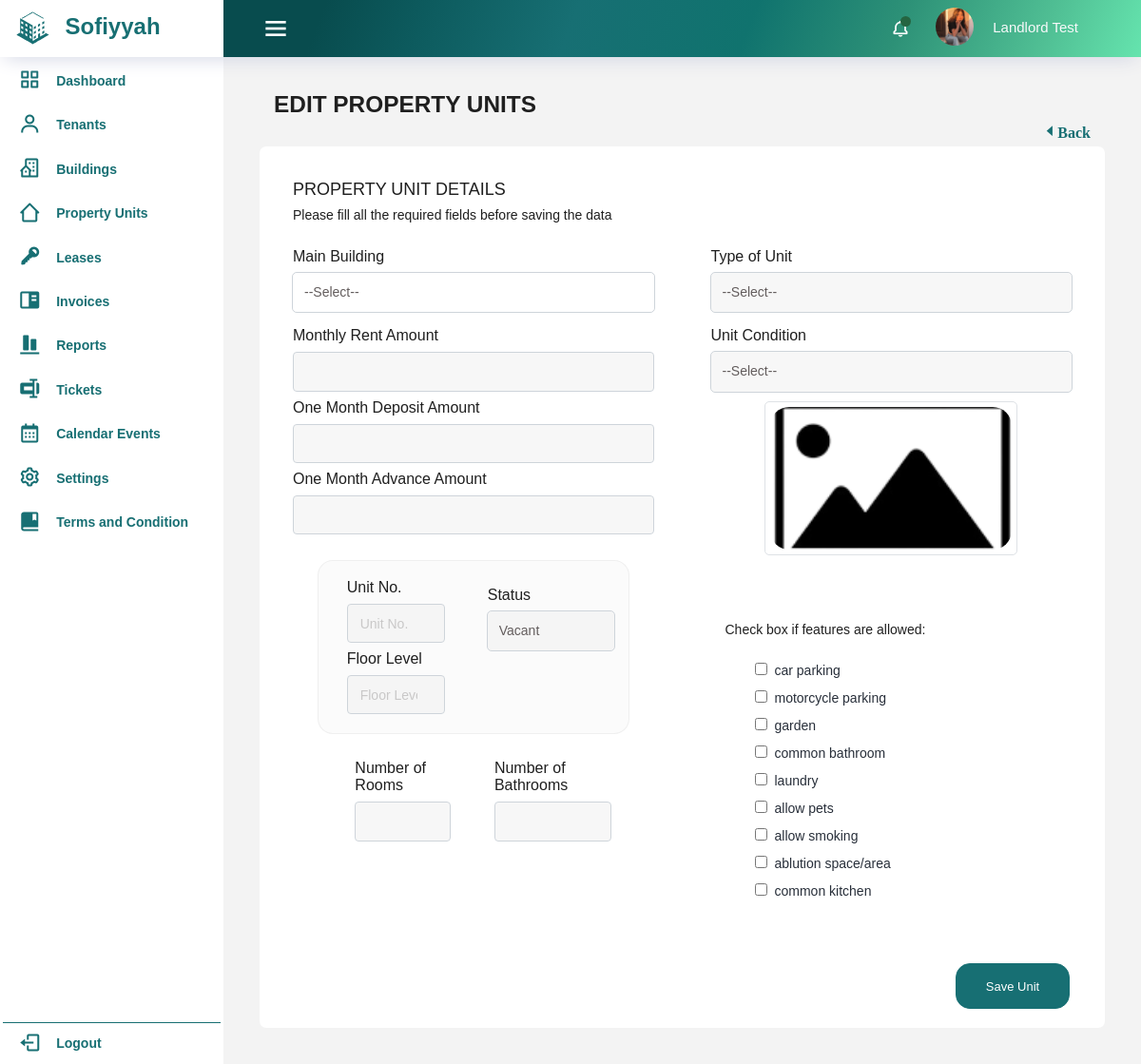
Page /property_units/edit_property_units.php (signed in) on the committed database.
### tables this page shows
CREATE TABLE `features` (
  `id` int(11) NOT NULL,
  `feature_name` varchar(255) NOT NULL,
  `created_at` timestamp NOT NULL DEFAULT current_timestamp(),
  `updated_at` timestamp NOT NULL DEFAULT current_timestamp() ON UPDATE current_timestamp()
);

### classes/reference.class.php (called while the page is built, shortened)
<?php
require_once 'database.php';
class Reference{
    protected $db;
    function __construct()
    {
        $this->db = new Database();
    }
  function get_unit_con(){
    $sql = "SELECT * FROM unit_condition;";
    $query=$this->db->connect()->prepare($sql);
    if($query->execute()){
        $data = $query->fetchAll();
    }
    return $data;
  }
}

### classes/database.php (called while the page is built)
<?php
class Database{
    private $host = 'localhost';
    private $username = 'root';
    private $password = '';
    private $database = 'test';
    protected $connection;
    function connect(){
        try
			{
				$this->connection = new PDO("mysql:host=$this->host;dbname=$this->database",
											$this->username, $this->password);
			}
			catch (PDOException $e)
			{
				echo "Connection error " . $e->getMessage();
			}
        return $this->connection;
    }
}
?>

### property_units/edit_property_units.php (the view, shortened to what this page needs)
<?php
  require_once '../includes/dbconfig.php';
  $property_units_obj = new Property_Units;
  require_once '../includes/header.php';
?>
<body>
<div class="container-scroller">
    <?php
      require_once '../includes/navbar.php';
    ?>
  <div class="container-fluid page-body-wrapper">
  <?php
        if (isset($_SESSION['user_type'])) {
            if ($_SESSION['user_type'] == 'landlord') {
                require_once '../alandlord-dash/landlord_sidebar.php';
            } elseif ($_SESSION['user_type'] == 'admin') {
                require_once '../includes/sidebar.php';
            }
        } else {
        }
    ?>
  <div class="main-panel">
    <div class="content-wrapper">
      <div class="row">
        <div class="col-md-12 pb-2">
          <div class="col-12 col-xl-8 mb-4 mb-xl-0">
            <h3 class="font-weight-bold">EDIT PROPERTY UNITS</h3>
          </div>
          <div class="add-page-container">
            <div class="col-md-2 d-flex justify-align-between float-right">
                <a href="property_units.php" class='bx bx-caret-left'>Back</a>
            </div>
          </div>
        </div>
      </div>
      <div class="card">
        <div class="card-body">
          <div class="row g-3">
            <div class="col-md-12">
              <div class="form-group-row">
                <div class="col">
                  <h4 class="table-title pt-3">PROPERTY UNIT DETAILS</h4>
                  <p class="table-title pb-3">Please fill all the required fields before saving the data</p>
                </div>
            </div>
            <form action="edit_property_units.php" method="post" class="needs-validation" id="add-property-units-form" onsubmit="return validateForm(event);" novalidate>
              <div class="row g-3">
                <div class="col-md-6">
                    <div class="form-group-row">
                        <div class="col">
                            <label for="main_property">Main Building</label>
                            <select class="form-control form-control-sm" placeholder="" id="main_property" name="main_property" required>
                                <option value="none">--Select--</option>
                                <?php
                                require_once '../classes/reference.class.php';
                                ?>
                            </select>
                        </div>
                    </div>
                </div>
                <div class="col-md-6">
                    <div class="form-group-row">
                        <div class="col">
                            <label for="unit_type">Type of Unit</label>
                            <select class="form-control form-control-sm" placeholder="" id="unit_type" name="unit_type" required>
                                <option value="none">--Select--</option>
                                <?php
                                require_once '../classes/reference.class.php';
                                ?>
                            </select>
                        </div>
                    </div>
                </div>
                <div class="col-md-6">
                  <div class="form-group-row">
                    <div class="col">
                      <label for="monthly_rent">Monthly Rent Amount</label>
                      <input type="number" class="form-control form-control-sm" id="monthly_rent" name="monthly_rent" step="0.01" value="<?php if(isset($_POST['monthly_rent'])) { echo $_POST['monthly_rent']; } else { echo $property_units_obj->monthly_rent; } ?>" required>
                    </div>
                  </div>
                  <div class="form-group-row pt-2">
                    <div class="col">
                      <label for="one_month_deposit">One Month Deposit Amount</label>
                      <input type="number" class="form-control form-control-sm" id="one_month_deposit" name="one_month_deposit" step="0.01" value="<?php if(isset($_POST['one_month_deposit'])) { echo $_POST['one_month_deposit']; } else { echo $property_units_obj->one_month_deposit; } ?>" required>
                    </div>
                  </div>
                  <div class="form-group-row pt-2">
                    <div class="col">
                      <label for="one_month_advance">One Month Advance Amount</label>
                      <input type="number" class="form-control form-control-sm" id="one_month_advance" name="one_month_advance" step="0.01" value="<?php if(isset($_POST['one_month_advance'])) { echo $_POST['one_month_advance']; } else { echo $property_units_obj->one_month_advance; } ?>" required>
                    </div>
                  </div>
                  <div class="pt-4">
                    <div class="card-d row g-3">
                      <div class="col-md-6">
                        <div class="form-group-row">
                          <div class="col-md-12">
                            <label for="unit_no">Unit No.</label>
                            <input class="form-control form-control-sm" placeholder="Unit No." type="text" id="unit_no" name="unit_no" required value="<?php echo $property_units_obj->unit_no; ?>">
                          </div>
                        </div>
                        <div class="form-group-row pt-2">
                          <div class="col-md-12">
                            <label for="floor_level">Floor Level</label>
                            <input class="form-control form-control-sm" placeholder="Floor Level" type="number" id="floor_level" name="floor_level" min="1" max="100" value="<?php echo $property_units_obj->floor_level; ?>">
                          </div>
                        </div>
                      </div>
                      <div class="col-md-6">
                        <div class="row g-3">
                          <div class="form-group-row pt-2">
                            <div class="col-md-12">
                              <label for="status">Status</label>
                              <select class="form-control form-control-sm" id="status" name="status">
                              <option value="Vacant" <?=($property_units_obj->status == 'Vacant') ? 'selected' : ''?>>Vacant</option>
                              </select>
                            </div>
                          </div>
                        </div>
                      </div>
                    </div>
                  </div>
                  <div class="d-flex pt-3">
                    <div id="room_fields">
                      <div class="col-md-12">
                        <div class="form-group-row">
                          <div class="p-2">
                            <label for="num_rooms" class="">Number of Rooms</label>
                            <input type="number" class="form-control form-control-sm" id="num_rooms" name="num_rooms" min="1" max="100" value="<?php echo $property_units_obj->num_rooms; ?>">
                          </div>
                        </div>
                      </div>
                    </div>
                    <div id="bathroom_fields">
                      <div class="col-md-12">
                        <div class="form-group-row">
                          <div class="p-2">
                            <label for="num_bathrooms" class="">Number of Bathrooms</label>
                            <input type="number" class="form-control form-control-sm" id="num_bathrooms" name="num_bathrooms" min="1" max="100" value="<?php echo $property_units_obj->num_bathrooms; ?>">
                          </div>
                        </div>
                      </div>
                    </div>
                  </div>
                </div>
                <div class="col-md-6">
                    <div class="form-group-row">
                      <div class="col">
                      <label for="unit_condition">Unit Condition</label>
                      <select class="form-control form-control-sm" placeholder="" id="unit_condition" name="unit_condition" onchange="updateUnitConditionPicture()">
                        <option value="none">--Select--</option>
                        <?php
                        require_once '../classes/reference.class.php';
                        $ref_obj = new Reference();
                        $ref = $ref_obj->get_unit_con();
                        ?>
                      </select>
                      <div class="image-container mb-3" style="margin-inline: 15%;width: 70%;">
                      <img id="unit_type_picture" src="../img/unit_conditions/<?php echo isset($ref[0]['unit_type_picture']) && $ref[0]['unit_type_picture'] !== '' ? $ref[0]['unit_type_picture'] : 'default-image.png'; ?>" alt="Unit Condition Picture" height="150px" width="100%">
                      </div>
                      </div>
                    </div>
                    <div class="w-100 pt-5">
                      <div class="form-group-row">
                        <div class="col d-flex">
                          <div class="col-lg-12">
                            <p>Check box if features are allowed:</p>
                            <div class="p-3">
                              <?php
                                $result = mysqli_query($conn, "SELECT id, feature_name FROM features");
                                $selected_features = isset($property_units_obj->pu_features) ? $property_units_obj->pu_features : array();
                                while ($row = mysqli_fetch_assoc($result)) {
                                  echo "<div class='col-sm-12 text-dark mb-1'>";
                                  echo "<input type='checkbox' class='checkmark req' id='feature" . $row['id'] . "' name='pu_features[]' value='" . $row['id'] . "'";
                                  if (isset($_POST['pu_features']) && in_array($row['id'], $_POST['pu_features'])) {
                                    echo ' checked';
                                  } elseif (is_array($selected_features) && in_array($row['id'], $selected_features)) {
                                    echo ' checked';
                                  }
                                  echo ">" . "<label class='pl-2 features'  for='feature" . $row['id'] . "'>" . $row['feature_name'] . "</label><br>";
                                  echo "</div>";
                                }
                              ?>
                            </div>
                          </div>
                        </div>
                      </div>
                    </div>
                  </div>
                </div>
              </div>
              <div class="pt-4">
                <input type="submit" class="btn btn-success btn-sm" value="Save Unit" name="save" id="save">
              </div>
          </div>
        </div>
    </div>
  </div>
</div>

### css/custom.css (style rules this page uses)
:root { --fs-7: 13.4px; --fs-8: 9.2px; --fw-300: 300; --fw-500: 500; --fw-600: 600; --fw-700: 700; }
img { vertical-align: middle; border-style: none; border-radius: 20px; object-fit: cover; }
.image-container { max-height: 100%; overflow-y: auto; }
.mb-4 { font-weight: bold; }
.bx.bx-caret-left { color: #176f73; font-size: 1rem; margin-left: auto; font-weight: bold; }
*, *::before, *::after { box-sizing: border-box; }
.add-page-container { margin-bottom: 1rem; }
input { box-shadow: 0px 4px 8px rgba(29, 65, 46, 0.2); }
.card-d { word-wrap: break-word; background-color: #b2b2b20d; border-radius: 1rem; margin: 3px auto 0px auto!important; padding-top: 3px; padding-bottom: 20px; width: 328px; border: 1px groove #0000000d; }
.d-flex.pt-3 { margin: 3px auto 0px auto!important; }
@media (min-width: 920px) { .d-flex.pt-3 { margin: 3px auto 0px auto!important; padding-right: 9%; padding-left: 9%; } }
@media (min-width: 1200px) { .d-flex.pt-3 { margin: 3px auto 0px auto!important; padding-right: 9%; padding-left: 14%; } }
.card { position: relative; display: flex; flex-direction: column; min-width: 0; word-wrap: break-word; background-color: #fff; background-clip: border-box; border: 1px solid rgba(0,0,0,.125); border-radius: 1rem; }
input#save { float: right; width: 7.5rem; height: 3rem; margin-right: 2rem; }
.image-container { display: inline-block; border: 1px solid #dee2e6; border-radius: 5px; padding: 5px; margin-top: 10px; object-fit: scale-down; }
.row>* { padding-left: calc(var(--bs-gutter-x) * .0); padding-right: calc(var(--bs-gutter-x) * .0); }
.req { color:red; }
:root { --fc-small-font-size: .85em!important; --fc-page-bg-color: #fff!important; --fc-neutral-bg-color: hsla(0,0%,82%,.3)!important; --fc-neutral-text-color: grey!important; --fc-border-color: #ddd!important; --fc-button-text-color: #fff!important; --fc-button-bg-color: #2c3e50!important; --fc-button-border-color: #879baf6b!important; --fc-button-hover-bg-color: #2d6465!important; --fc-button-hover-border-color: #2d6465!important; --fc-button-active-bg-color: #115845e8!important; --fc-button-active-border-color: #115845e8!important; --fc-event-bg-color: #c3d837!important; --fc-event-border-color: #c3d837!important; --fc-event-text-color: #01105d!important; --fc-event-selected-overlay-color: rgba(0, 0, 0, 0.4)!important; --fc-more-link-bg-color: #d0d0d0!important; --fc-more-link-text-color: inherit!important; --fc-event-resizer-thickness: 8px!important; --fc-event-resizer-dot-total-width: 8px!important; --fc-event-resizer-dot-border-width: 1px!important; --fc-non-business-color: hsla(0,0%,84%,.3)!important; --fc-bg-event-color: #8be347!important; --fc-bg-event-opacity: 0.3!important; --fc-highlight-color: rgba(168, 232, 245, 0.3)!important; --fc-today-bg-color: rgb(46 112 179 / 10%)!important; --fc-now-indicator-color: red; }
@media (min-width: 999px) { .features { width: 160px!important; font-size: 14px!important; padding-left: 2px!important; } }

### rows in the picture
features: feature_name "car parking"
features: feature_name "motorcycle parking"
features: feature_name "garden"
features: feature_name "common bathroom"
features: feature_name "laundry"
features: feature_name "allow pets"
features: feature_name "allow smoking"
features: feature_name "ablution space/area"
features: feature_name "common kitchen"

### other values in the picture
$_SESSION['username'] "Landlord Test"
